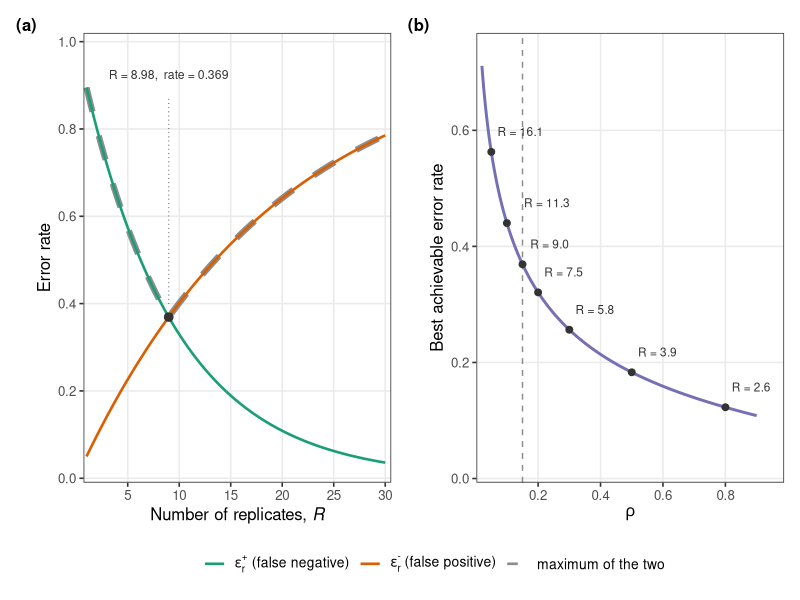
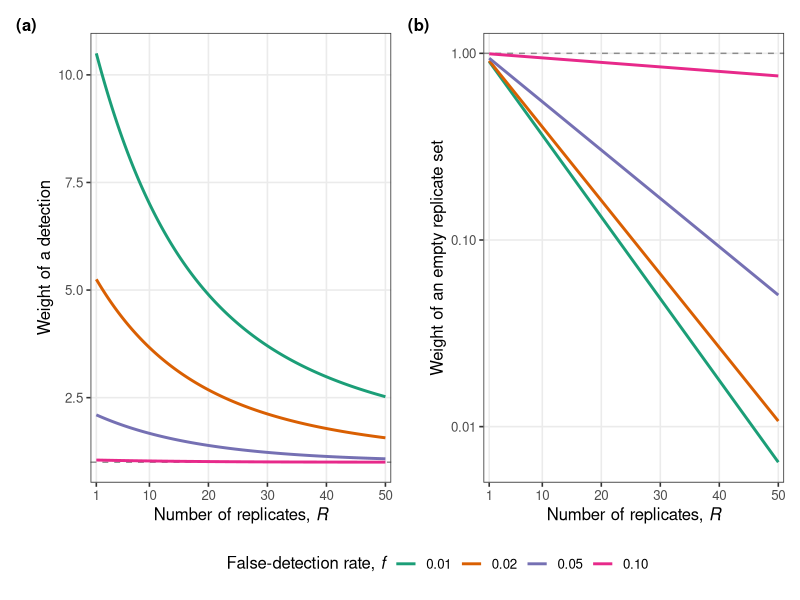
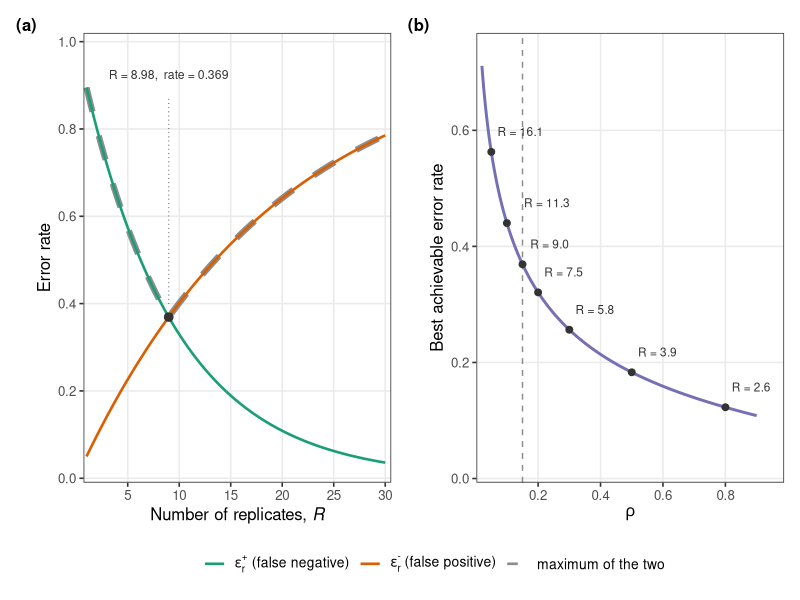
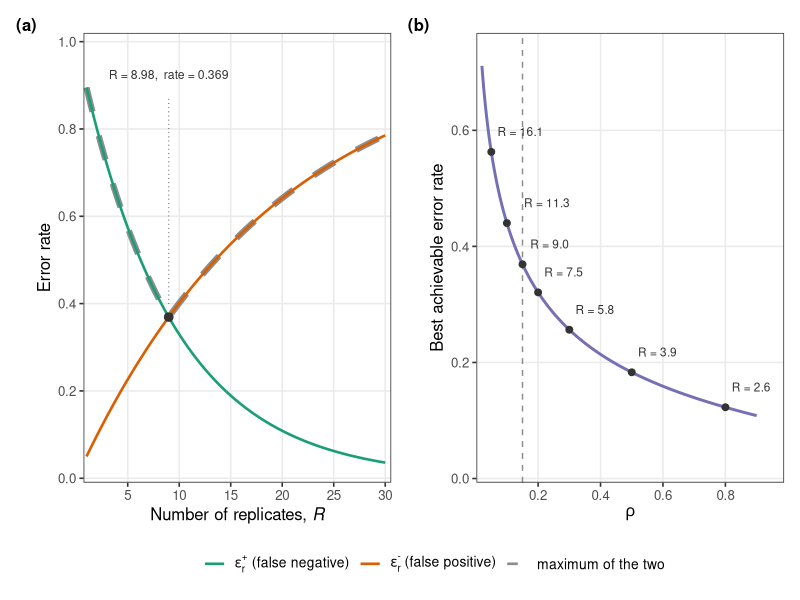
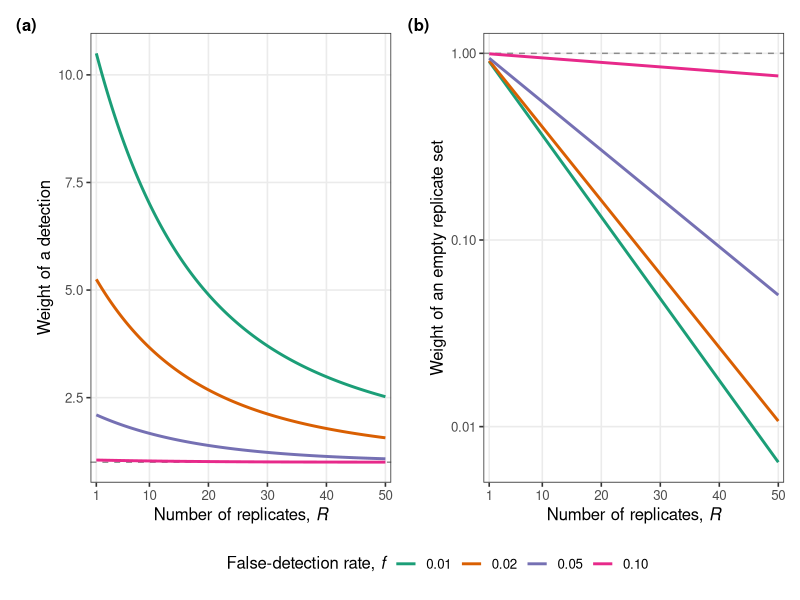
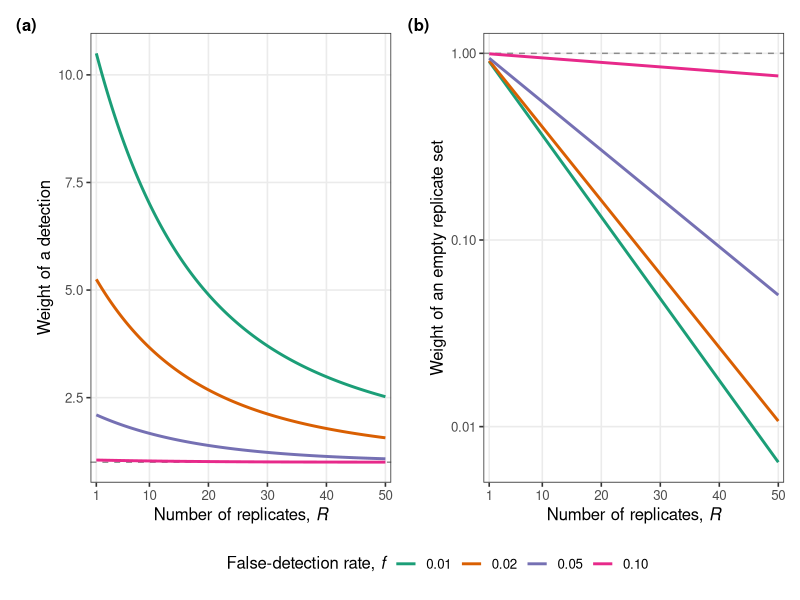

Here is the R script that generated these plots, in order:
# =============================================================================
# Supplementary Information - the replicate axis as an error-prone evidence
# source. Two figures.
#
# Model (same generative model as the replicate term of accumulation_curves.R):
#   a truly present link is realised in a replicate with probability rho and
#   then detected with the local sampling success (1 - eps_L), so
#       p1 = rho * (1 - eps_L),
#   and a truly absent link is spuriously recorded with probability
#       p0 = f.
#   Summarising R replicates as a single "seen at least once" bit gives two
#   directional error rates,
#       eps_rep_present(R) = (1 - p1)^R        false negative, falls with R
#       eps_rep_absent(R)  = 1 - (1 - p0)^R    false positive, rises with R
#   R is treated as continuous throughout.
#
#   erep_tradeoff.{pdf,png}     the tension between the two directional rates
#   evidential_weight.{pdf,png} the likelihood ratios carried by a detection
#                               and by an empty replicate set
# =============================================================================

library(ggplot2)
library(patchwork)

## ---- parameters -------------------------------------------------------------
eps_Y <- 0.20    # model error (epsilon_Y); taxonomy only, not these figures
eps_L <- 0.30    # local-miss error  (epsilon_local)
rho   <- 0.15    # realisation rate
f     <- 0.05    # false-detection rate

Rmax_tension <- 30              # x range of figure 1, panel (a)
Rmax_weight  <- 50              # x range of figure 2
rho_range    <- c(0.02, 0.90)   # x range of figure 1, panel (b)
rho_marks    <- c(0.05, 0.10, 0.15, 0.20, 0.30, 0.50, 0.80)  # labelled points
## hand-placed x offsets for those labels; the wider one clears the rho = 0.15 line
rho_mark_dx  <- c(0.020, 0.055, 0.025, 0.020, 0.020, 0.020, 0.020)
rho_mark_dy  <- 0.035
f_levels     <- c(0.01, 0.02, 0.05, 0.10)   # one curve each, figure 2

fig_w <- 9.5     # inches
fig_h <- 4.6
fig_dpi <- 300

## ---- palette (ColorBrewer Dark2) --------------------------------------------
dark2 <- c("#1B9E77", "#D95F02", "#7570B3", "#E7298A",
           "#66A61E", "#E6AB02", "#A6761D", "#666666")

## ---- the model --------------------------------------------------------------
p1_of <- function(rho, eps_L) rho * (1 - eps_L)   # per-replicate true detection
p0_of <- function(f) f                            # per-replicate false detection

## false negative after R replicates: a realisable link (L_r = 1) goes unrecorded
## only if it is unobserved in every replicate. Realisation is not conditioned on,
## because the truth being recovered is realisability, not realisation, so the rate
## carries the ecological failure to be realised as well as the failure to detect.
eps_present <- function(R, p1, rho = NULL) (1 - p1)^R
eps_absent  <- function(R, p0) 1 - (1 - p0)^R     # false positive after R replicates

## R at which the two directional rates are equal. eps_present falls
## monotonically from 1 and eps_absent rises monotonically from 0, so the
## difference is monotone and the root is unique.
crossing_R <- function(p1, p0, rho = NULL) {
  g <- function(R) eps_present(R, p1, rho) - eps_absent(R, p0)
  uniroot(g, interval = c(1, 1e4), tol = .Machine$double.eps^0.5)$root
}

## the common rate at that crossing = the lowest value the pointwise maximum
## of the two rates can take
best_rate <- function(p1, p0, rho = NULL) eps_present(crossing_R(p1, p0), p1)

p1 <- p1_of(rho, eps_L)
p0 <- p0_of(f)

cat(sprintf("Per-replicate detection probabilities\n"))
cat(sprintf("  p1 = rho * (1 - eps_L) = %.3f * %.3f = %.4f\n", rho, 1 - eps_L, p1))
cat(sprintf("  p0 = f                 = %.4f\n\n", p0))

## ---- numerical checks -------------------------------------------------------
## Values quoted in the SI text. tol = 5e-4 means agreement to three decimal
## places; the crossing values of R are quoted to two, hence tol = 5e-3.
chk <- function(quantity, computed, expected, tol = 5e-4) {
  data.frame(quantity = quantity, expected = expected, computed = computed,
             tol = tol, ok = abs(computed - expected) < tol,
             stringsAsFactors = FALSE)
}

R_star    <- crossing_R(p1, p0, rho)
rate_star <- eps_present(R_star, p1, rho)
mx        <- optimize(function(R) pmax(eps_present(R, p1, rho), eps_absent(R, p0)),
                      interval = c(1, Rmax_tension), tol = 1e-8)

panel_b_expected <- data.frame(
  rho  = c(0.05, 0.10, 0.15, 0.20, 0.30, 0.50, 0.80),
  R    = c(16.13, 11.31, 8.98, 7.54, 5.77, 3.94, 2.55),
  rate = c(0.563, 0.440, 0.369, 0.321, 0.256, 0.183, 0.123)
)

w_det   <- function(R, p1, p0) (1 - (1 - p1)^R) / (1 - (1 - p0)^R)
w_empty <- function(R, p1, p0) ((1 - p1) / (1 - p0))^R
R_probe <- c(1, 5, 10, 20, 50)

checks <- do.call(rbind, c(
  lapply(seq_along(c(1, 5, 10)), function(i) {
    R <- c(1, 5, 10)[i]
    chk(sprintf("eps_rep^present, R = %d", R), eps_present(R, p1, rho),
        c(0.895, 0.574, 0.330)[i])
  }),
  lapply(seq_along(c(1, 5, 10)), function(i) {
    R <- c(1, 5, 10)[i]
    chk(sprintf("eps_rep^absent, R = %d", R), eps_absent(R, p0),
        c(0.050, 0.226, 0.401)[i])
  }),
  list(
    chk("crossing, R",                R_star,     8.98,  tol = 5e-3),
    chk("crossing, common rate",      rate_star,  0.369),
    chk("min of pointwise max, R",    mx$minimum, 8.98,  tol = 5e-3),
    chk("min of pointwise max, rate", mx$objective, 0.369)
  ),
  lapply(seq_len(nrow(panel_b_expected)), function(i) {
    r <- panel_b_expected$rho[i]
    chk(sprintf("panel (b) rho = %.2f, R", r),
        crossing_R(p1_of(r, eps_L), p0, r), panel_b_expected$R[i], tol = 5e-3)
  }),
  lapply(seq_len(nrow(panel_b_expected)), function(i) {
    r <- panel_b_expected$rho[i]
    chk(sprintf("panel (b) rho = %.2f, rate", r),
        best_rate(p1_of(r, eps_L), p0, r), panel_b_expected$rate[i])
  }),
  lapply(seq_along(R_probe), function(i) {
    chk(sprintf("detection weight, f = 0.05, R = %d", R_probe[i]),
        w_det(R_probe[i], p1, 0.05),
        c(2.100, 1.882, 1.670, 1.389, 1.079)[i])
  }),
  lapply(seq_along(R_probe), function(i) {
    chk(sprintf("empty-set weight, f = 0.05, R = %d", R_probe[i]),
        w_empty(R_probe[i], p1, 0.05),
        c(0.942, 0.742, 0.551, 0.303, 0.051)[i])
  })
))

checks_print <- checks
checks_print$computed <- round(checks_print$computed, 4)
cat("Numerical checks\n")
print(checks_print, row.names = FALSE)
cat("\n")

if (any(!checks$ok)) {
  bad <- checks[!checks$ok, ]
  stop(sprintf(
    "%d numerical check(s) failed:\n%s",
    nrow(bad),
    paste(sprintf("  %-38s expected %.3f, computed %.6f (tol %.0e)",
                  bad$quantity, bad$expected, bad$computed, bad$tol),
          collapse = "\n")), call. = FALSE)
}

# =============================================================================
# FIGURE 1 - erep_tension
# =============================================================================

## ---- panel (a): the two directional rates and their maximum -----------------
R_grid <- seq(1, Rmax_tension, length.out = 601)

dat_a <- data.frame(
  R      = rep(R_grid, 3),
  series = factor(rep(c("present", "absent", "max"), each = length(R_grid)),
                  levels = c("present", "absent", "max")),
  value  = c(eps_present(R_grid, p1, rho),
             eps_absent(R_grid, p0),
             pmax(eps_present(R_grid, p1, rho), eps_absent(R_grid, p0)))
)

pal_a <- c(present = dark2[1], absent = dark2[2], max = "grey55")
lty_a <- c(present = "solid",  absent = "solid",  max = "dashed")
lab_a <- expression(epsilon[r]^{"+"} ~ "(false negative)",
                    epsilon[r]^{"-"} ~ "(false positive)",
                    "maximum of the two")

## The maximum coincides with whichever directional rate is currently larger, so
## it is drawn first and wider: it reads as a grey dashed envelope flanking the
## two solid curves rather than being hidden underneath them. override.aes below
## puts every legend key back at a common line width.
p_a <- ggplot() +
  geom_line(data = subset(dat_a, series == "max"),
            aes(R, value, colour = series, linetype = series), linewidth = 2.1) +
  geom_line(data = subset(dat_a, series != "max"),
            aes(R, value, colour = series, linetype = series), linewidth = 0.9) +
  ## the crossing, with a leader up to the annotation
  annotate("segment", x = R_star, xend = R_star,
           y = rate_star + 0.03, yend = 0.875,
           linetype = "dotted", colour = "grey40", linewidth = 0.35) +
  annotate("point", x = R_star, y = rate_star, size = 2.6, colour = "grey20") +
  annotate("text", x = R_star, y = 0.925,
           label = sprintf("R = %.2f,  rate = %.3f", R_star, rate_star),
           size = 3.1, colour = "grey20") +
  scale_colour_manual(name = NULL, values = pal_a,
                      breaks = names(pal_a), labels = lab_a) +
  scale_linetype_manual(name = NULL, values = lty_a,
                        breaks = names(lty_a), labels = lab_a) +
  guides(colour = guide_legend(override.aes = list(linewidth = 0.9))) +
  scale_x_continuous(breaks = seq(0, Rmax_tension, 5),
                     expand = expansion(mult = c(0.01, 0.02))) +
  scale_y_continuous(limits = c(0, 1), breaks = seq(0, 1, 0.2),
                     expand = expansion(mult = c(0.01, 0.02))) +
  labs(x = expression("Number of replicates, " * italic(R)),
       y = "Error rate") +
  theme_bw(base_size = 12) +
  theme(panel.grid.minor = element_blank(),
        legend.position  = "bottom",
        legend.text      = element_text(size = 10))

## ---- panel (b): the best the replicate axis can do, as a function of rho ----
rho_grid <- seq(rho_range[1], rho_range[2], length.out = 401)

dat_b <- data.frame(
  rho  = rho_grid,
  R    = vapply(rho_grid, function(r) crossing_R(p1_of(r, eps_L), p0, r), numeric(1))
)
dat_b$rate <- mapply(function(R, r) eps_present(R, p1_of(r, eps_L), r), dat_b$R, dat_b$rho)

marks_b <- data.frame(
  rho = rho_marks,
  R   = vapply(rho_marks, function(r) crossing_R(p1_of(r, eps_L), p0, r), numeric(1))
)
marks_b$rate  <- mapply(function(R, r) eps_present(R, p1_of(r, eps_L), r), marks_b$R, marks_b$rho)
marks_b$label <- sprintf("R = %.1f", marks_b$R)
marks_b$lab_x <- marks_b$rho  + rho_mark_dx
marks_b$lab_y <- marks_b$rate + rho_mark_dy

p_b <- ggplot(dat_b, aes(rho, rate)) +
  geom_vline(xintercept = rho, linetype = "dashed", colour = "grey55") +
  geom_line(colour = dark2[3], linewidth = 1) +
  geom_point(data = marks_b, size = 2, colour = "grey20") +
  geom_text(data = marks_b, aes(lab_x, lab_y, label = label), hjust = 0,
            size = 3, colour = "grey20") +
  scale_x_continuous(breaks = seq(0, 0.9, 0.2),
                     expand = expansion(mult = c(0.02, 0.10))) +
  scale_y_continuous(limits = c(0, NA), breaks = seq(0, 0.8, 0.2),
                     expand = expansion(mult = c(0.01, 0.08))) +
  labs(x = expression(rho), y = "Best achievable error rate") +
  theme_bw(base_size = 12) +
  theme(panel.grid.minor = element_blank())

fig1 <- (p_a | p_b) +
  plot_layout(guides = "collect") +
  plot_annotation(tag_levels = "a", tag_prefix = "(", tag_suffix = ")") &
  theme(legend.position = "bottom",
        plot.tag = element_text(size = 12, face = "bold"))

print(fig1)
ggsave("SI_erep_tradeoff.pdf", fig1, width = fig_w, height = fig_h)
ggsave("SI_erep_tradeoff.png", fig1, width = fig_w, height = fig_h, dpi = fig_dpi)

# =============================================================================
# FIGURE 2 - evidential_weight
# =============================================================================
R_grid2 <- seq(1, Rmax_weight, length.out = 501)

dat_w <- expand.grid(R = R_grid2, f = f_levels)
dat_w$detection <- w_det(dat_w$R, p1, dat_w$f)
dat_w$empty     <- w_empty(dat_w$R, p1, dat_w$f)
dat_w$f_lab     <- factor(sprintf("%.2f", dat_w$f),
                          levels = sprintf("%.2f", f_levels))

pal_f <- setNames(dark2[seq_along(f_levels)], levels(dat_w$f_lab))
lab_f <- expression("False-detection rate, " * italic(f))

weight_theme <- list(
  scale_colour_manual(name = lab_f, values = pal_f),
  scale_x_continuous(breaks = c(1, seq(10, Rmax_weight, 10)),
                     expand = expansion(mult = c(0.02, 0.02))),
  labs(x = expression("Number of replicates, " * italic(R))),
  theme_bw(base_size = 12),
  theme(panel.grid.minor = element_blank(),
        legend.position  = "bottom")
)

p_w1 <- ggplot(dat_w, aes(R, detection, colour = f_lab)) +
  geom_hline(yintercept = 1, linetype = "dashed", colour = "grey55") +
  geom_line(linewidth = 1) +
  labs(y = "Weight of a detection") +
  weight_theme

p_w2 <- ggplot(dat_w, aes(R, empty, colour = f_lab)) +
  geom_hline(yintercept = 1, linetype = "dashed", colour = "grey55") +
  geom_line(linewidth = 1) +
  scale_y_log10() +
  labs(y = "Weight of an empty replicate set") +
  weight_theme

fig2 <- (p_w1 | p_w2) +
  plot_layout(guides = "collect") +
  plot_annotation(tag_levels = "a", tag_prefix = "(", tag_suffix = ")") &
  theme(legend.position = "bottom",
        plot.tag = element_text(size = 12, face = "bold"))

print(fig2)
ggsave("SI_evidential_weight.pdf", fig2, width = fig_w, height = fig_h)
ggsave("SI_evidential_weight.png", fig2, width = fig_w, height = fig_h, dpi = fig_dpi)

cat("Wrote erep_tradeoff.{pdf,png} and evidential_weight.{pdf,png}\n")
